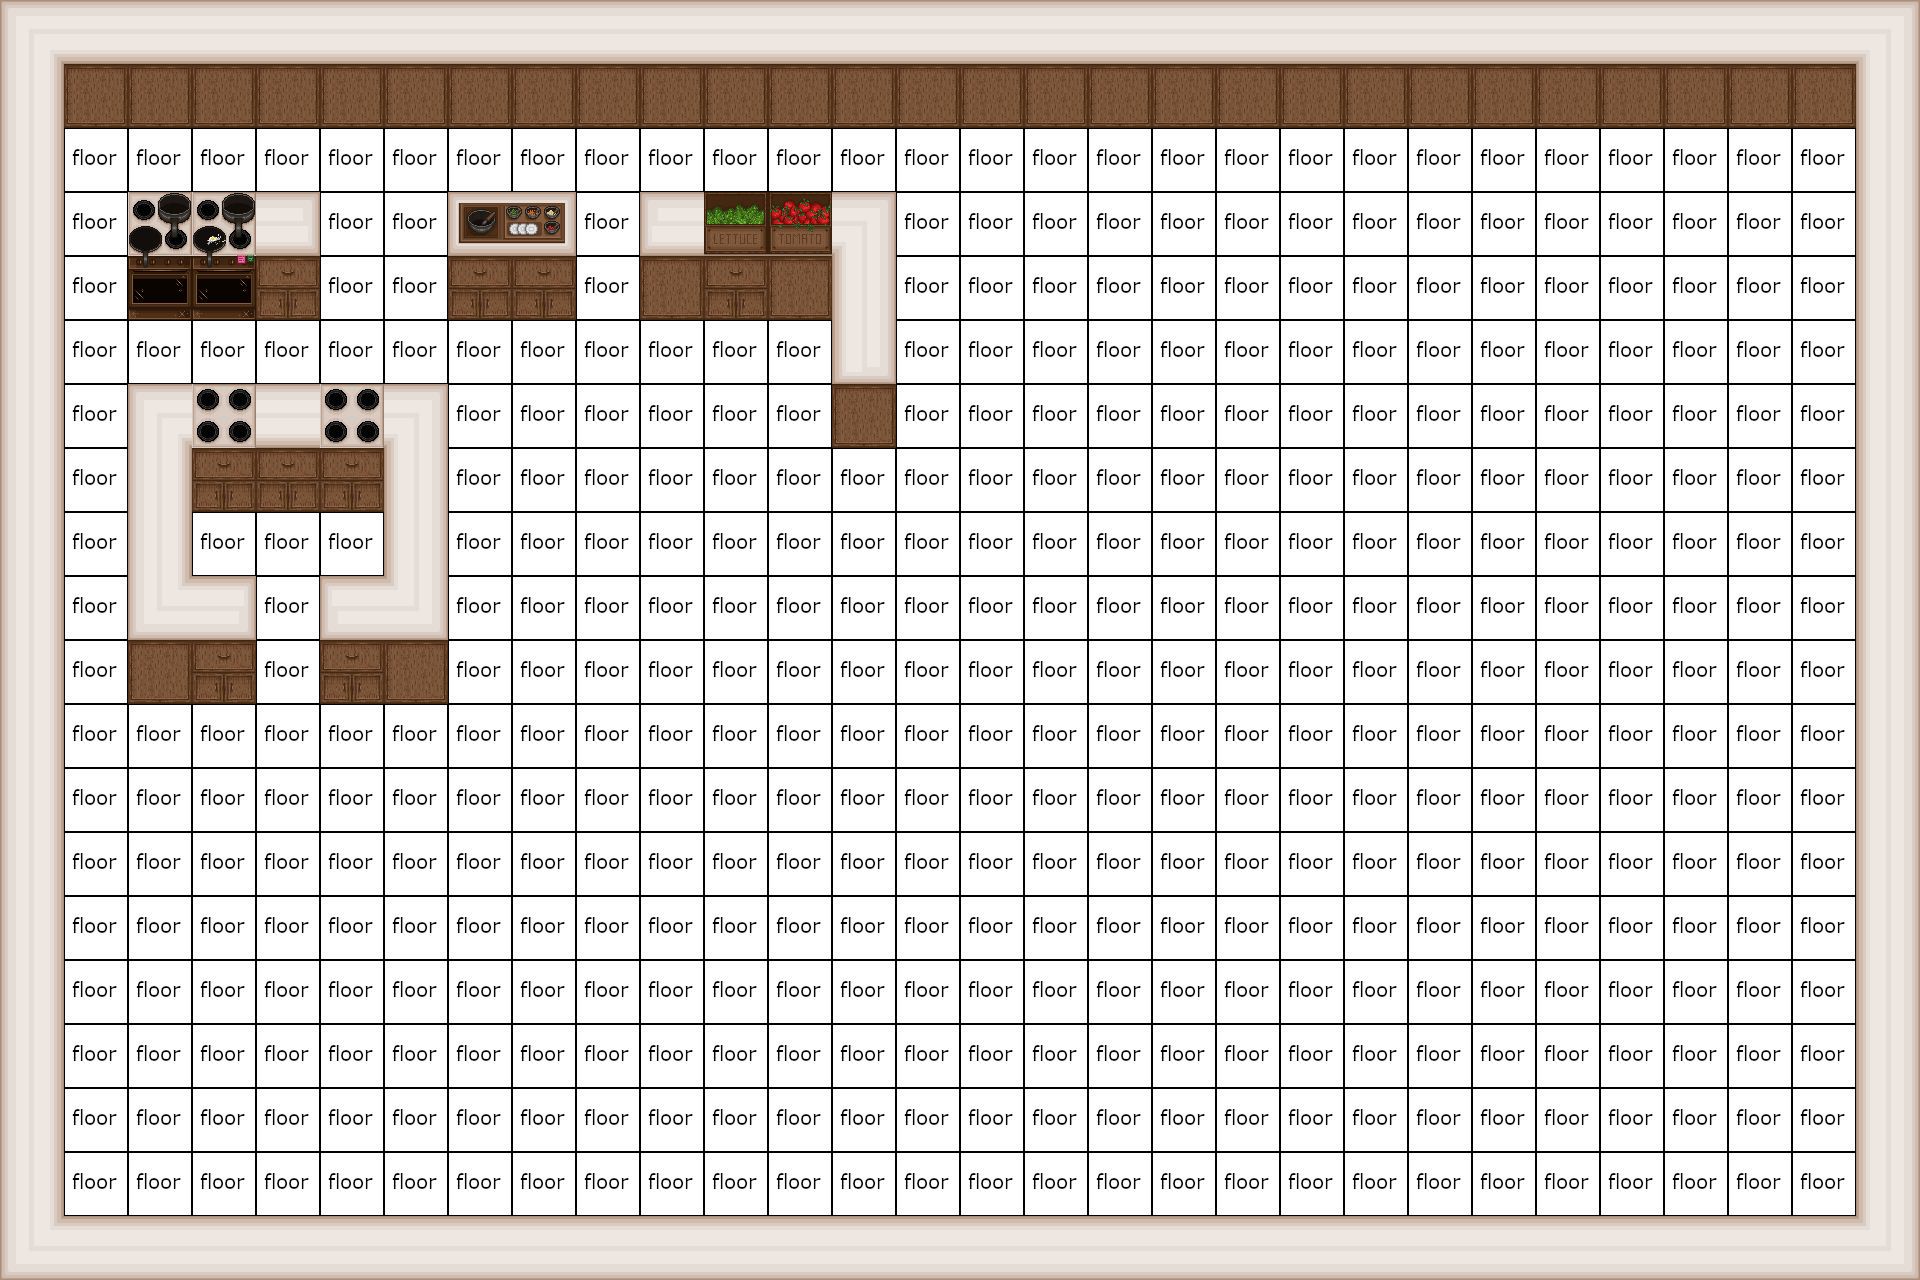

Rendered tile map (Tiled .tmx) drawn with the repository's tilesets; below, a short description and the full map source, tile grids included:
An orthogonal 30x20 tile map with 64x64 px tiles, 2 tile layers (Bottom layer, Top layer), 2 tilesets.

<map version="1.9" tiledversion="1.9.2" orientation="orthogonal" renderorder="right-down" width="30" height="20" tilewidth="64" tileheight="64" infinite="0" nextlayerid="5" nextobjectid="1">
 <tileset firstgid="1" source="art_tileset.tsx" />
 <tileset firstgid="23" source="64pxshittytiles.tsx" />
 <layer id="1" name="Bottom layer" width="30" height="20">
  <data encoding="csv">
0,0,0,0,0,0,0,0,0,0,0,0,0,0,0,0,0,0,0,0,0,0,0,0,0,0,0,0,0,0,
0,12,12,12,12,12,12,12,12,12,12,12,12,12,12,12,12,12,12,12,12,12,12,12,12,12,12,12,12,0,
0,29,29,29,29,29,29,29,29,29,29,29,29,29,29,29,29,29,29,29,29,29,29,29,29,29,29,29,29,0,
0,29,0,0,0,29,29,0,0,29,0,0,0,0,29,29,29,29,29,29,29,29,29,29,29,29,29,29,29,0,
0,29,18,19,2,29,29,2,2,29,12,2,12,0,29,29,29,29,29,29,29,29,29,29,29,29,29,29,29,0,
0,29,29,29,29,29,29,29,29,29,29,29,29,0,29,29,29,29,29,29,29,29,29,29,29,29,29,29,29,0,
0,29,0,0,0,0,0,29,29,29,29,29,29,12,29,29,29,29,29,29,29,29,29,29,29,29,29,29,29,0,
0,29,0,2,2,2,0,29,29,29,29,29,29,29,29,29,29,29,29,29,29,29,29,29,29,29,29,29,29,0,
0,29,0,29,29,29,0,29,29,29,29,29,29,29,29,29,29,29,29,29,29,29,29,29,29,29,29,29,29,0,
0,29,0,0,29,0,0,29,29,29,29,29,29,29,29,29,29,29,29,29,29,29,29,29,29,29,29,29,29,0,
0,29,12,2,29,2,12,29,29,29,29,29,29,29,29,29,29,29,29,29,29,29,29,29,29,29,29,29,29,0,
0,29,29,29,29,29,29,29,29,29,29,29,29,29,29,29,29,29,29,29,29,29,29,29,29,29,29,29,29,0,
0,29,29,29,29,29,29,29,29,29,29,29,29,29,29,29,29,29,29,29,29,29,29,29,29,29,29,29,29,0,
0,29,29,29,29,29,29,29,29,29,29,29,29,29,29,29,29,29,29,29,29,29,29,29,29,29,29,29,29,0,
0,29,29,29,29,29,29,29,29,29,29,29,29,29,29,29,29,29,29,29,29,29,29,29,29,29,29,29,29,0,
0,29,29,29,29,29,29,29,29,29,29,29,29,29,29,29,29,29,29,29,29,29,29,29,29,29,29,29,29,0,
0,29,29,29,29,29,29,29,29,29,29,29,29,29,29,29,29,29,29,29,29,29,29,29,29,29,29,29,29,0,
0,29,29,29,29,29,29,29,29,29,29,29,29,29,29,29,29,29,29,29,29,29,29,29,29,29,29,29,29,0,
0,29,29,29,29,29,29,29,29,29,29,29,29,29,29,29,29,29,29,29,29,29,29,29,29,29,29,29,29,0,
0,0,0,0,0,0,0,0,0,0,0,0,0,0,0,0,0,0,0,0,0,0,0,0,0,0,0,0,0,0
</data>
 </layer>
 <layer id="2" name="Top layer" width="30" height="20">
  <data encoding="csv">
1,9,9,9,9,9,9,9,9,9,9,9,9,9,9,9,9,9,9,9,9,9,9,9,9,9,9,9,9,2684354561,
1610612745,0,0,0,0,0,0,0,0,0,0,0,0,0,0,0,0,0,0,0,0,0,0,0,0,0,0,0,0,2684354569,
1610612745,0,0,0,0,0,0,0,0,0,0,0,0,0,0,0,0,0,0,0,0,0,0,0,0,0,0,0,0,2684354569,
1610612745,0,21,20,4,0,0,22,0,0,3,8,14,2684354561,0,0,0,0,0,0,0,0,0,0,0,0,0,0,0,2684354569,
1610612745,0,0,0,0,0,0,0,0,0,0,0,0,2684354569,0,0,0,0,0,0,0,0,0,0,0,0,0,0,0,2684354569,
1610612745,0,0,0,0,0,0,0,0,0,0,0,0,2684354564,0,0,0,0,0,0,0,0,0,0,0,0,0,0,0,2684354569,
1610612745,0,1,16,9,16,2684354561,0,0,0,0,0,0,0,0,0,0,0,0,0,0,0,0,0,0,0,0,0,0,2684354569,
1610612745,0,1610612745,0,0,0,2684354569,0,0,0,0,0,0,0,0,0,0,0,0,0,0,0,0,0,0,0,0,0,0,2684354569,
1610612745,0,1610612745,0,0,0,2684354569,0,0,0,0,0,0,0,0,0,0,0,0,0,0,0,0,0,0,0,0,0,0,2684354569,
1610612745,0,1610612737,1073741828,0,1073741827,3221225473,0,0,0,0,0,0,0,0,0,0,0,0,0,0,0,0,0,0,0,0,0,0,2684354569,
1610612745,0,0,0,0,0,0,0,0,0,0,0,0,0,0,0,0,0,0,0,0,0,0,0,0,0,0,0,0,2684354569,
1610612745,0,0,0,0,0,0,0,0,0,0,0,0,0,0,0,0,0,0,0,0,0,0,0,0,0,0,0,0,2684354569,
1610612745,0,0,0,0,0,0,0,0,0,0,0,0,0,0,0,0,0,0,0,0,0,0,0,0,0,0,0,0,2684354569,
1610612745,0,0,0,0,0,0,0,0,0,0,0,0,0,0,0,0,0,0,0,0,0,0,0,0,0,0,0,0,2684354569,
1610612745,0,0,0,0,0,0,0,0,0,0,0,0,0,0,0,0,0,0,0,0,0,0,0,0,0,0,0,0,2684354569,
1610612745,0,0,0,0,0,0,0,0,0,0,0,0,0,0,0,0,0,0,0,0,0,0,0,0,0,0,0,0,2684354569,
1610612745,0,0,0,0,0,0,0,0,0,0,0,0,0,0,0,0,0,0,0,0,0,0,0,0,0,0,0,0,2684354569,
1610612745,0,0,0,0,0,0,0,0,0,0,0,0,0,0,0,0,0,0,0,0,0,0,0,0,0,0,0,0,2684354569,
1610612745,0,0,0,0,0,0,0,0,0,0,0,0,0,0,0,0,0,0,0,0,0,0,0,0,0,0,0,0,2684354569,
1610612737,3221225481,3221225481,3221225481,3221225481,3221225481,3221225481,3221225481,3221225481,3221225481,3221225481,3221225481,3221225481,3221225481,3221225481,3221225481,3221225481,3221225481,3221225481,3221225481,3221225481,3221225481,3221225481,3221225481,3221225481,3221225481,3221225481,3221225481,3221225481,3221225473
</data>
 </layer>
</map>
